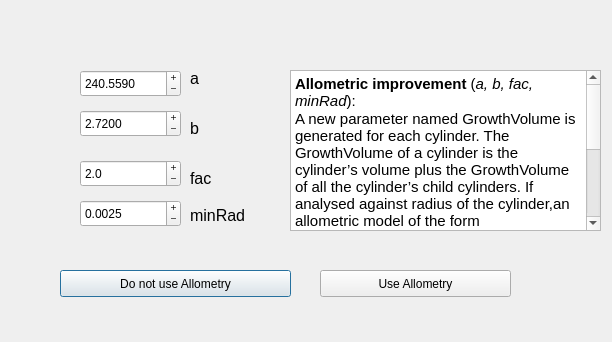
<?xml version="1.0" encoding="UTF-8"?>
<ui version="4.0">
 <class>allometry_dialog</class>
 <widget class="QDialog" name="allometry_dialog">
  <property name="geometry">
   <rect>
    <x>0</x>
    <y>0</y>
    <width>612</width>
    <height>342</height>
   </rect>
  </property>
  <property name="windowTitle">
   <string>Choose thresholds</string>
  </property>
  <widget class="QDoubleSpinBox" name="b">
   <property name="geometry">
    <rect>
     <x>80</x>
     <y>110</y>
     <width>101</width>
     <height>27</height>
    </rect>
   </property>
   <property name="buttonSymbols">
    <enum>QAbstractSpinBox::PlusMinus</enum>
   </property>
   <property name="decimals">
    <number>4</number>
   </property>
   <property name="minimum">
    <double>0.000000000000000</double>
   </property>
   <property name="maximum">
    <double>100000000.000000000000000</double>
   </property>
   <property name="singleStep">
    <double>0.001000000000000</double>
   </property>
   <property name="value">
    <double>2.720000000000000</double>
   </property>
  </widget>
  <widget class="QPushButton" name="abort">
   <property name="geometry">
    <rect>
     <x>60</x>
     <y>270</y>
     <width>231</width>
     <height>27</height>
    </rect>
   </property>
   <property name="text">
    <string>Do not use Allometry</string>
   </property>
  </widget>
  <widget class="QPushButton" name="compute">
   <property name="geometry">
    <rect>
     <x>320</x>
     <y>270</y>
     <width>191</width>
     <height>27</height>
    </rect>
   </property>
   <property name="text">
    <string>Use Allometry</string>
   </property>
  </widget>
  <widget class="QLabel" name="label">
   <property name="geometry">
    <rect>
     <x>190</x>
     <y>70</y>
     <width>211</width>
     <height>17</height>
    </rect>
   </property>
   <property name="font">
    <font>
     <pointsize>12</pointsize>
    </font>
   </property>
   <property name="text">
    <string>a</string>
   </property>
  </widget>
  <widget class="QDoubleSpinBox" name="a">
   <property name="geometry">
    <rect>
     <x>80</x>
     <y>70</y>
     <width>101</width>
     <height>27</height>
    </rect>
   </property>
   <property name="buttonSymbols">
    <enum>QAbstractSpinBox::PlusMinus</enum>
   </property>
   <property name="decimals">
    <number>4</number>
   </property>
   <property name="minimum">
    <double>0.000000000000000</double>
   </property>
   <property name="maximum">
    <double>100000000.000000000000000</double>
   </property>
   <property name="singleStep">
    <double>0.001000000000000</double>
   </property>
   <property name="value">
    <double>240.558999999999997</double>
   </property>
  </widget>
  <widget class="QDoubleSpinBox" name="fact">
   <property name="geometry">
    <rect>
     <x>80</x>
     <y>160</y>
     <width>101</width>
     <height>27</height>
    </rect>
   </property>
   <property name="buttonSymbols">
    <enum>QAbstractSpinBox::PlusMinus</enum>
   </property>
   <property name="decimals">
    <number>1</number>
   </property>
   <property name="minimum">
    <double>0.000000000000000</double>
   </property>
   <property name="maximum">
    <double>100000000.000000000000000</double>
   </property>
   <property name="singleStep">
    <double>0.001000000000000</double>
   </property>
   <property name="value">
    <double>2.000000000000000</double>
   </property>
  </widget>
  <widget class="QLabel" name="label_2">
   <property name="geometry">
    <rect>
     <x>190</x>
     <y>120</y>
     <width>151</width>
     <height>17</height>
    </rect>
   </property>
   <property name="font">
    <font>
     <pointsize>12</pointsize>
    </font>
   </property>
   <property name="text">
    <string>b</string>
   </property>
  </widget>
  <widget class="QLabel" name="label_3">
   <property name="geometry">
    <rect>
     <x>190</x>
     <y>170</y>
     <width>201</width>
     <height>17</height>
    </rect>
   </property>
   <property name="font">
    <font>
     <pointsize>12</pointsize>
    </font>
   </property>
   <property name="text">
    <string>fac</string>
   </property>
  </widget>
  <widget class="QDoubleSpinBox" name="minRad">
   <property name="geometry">
    <rect>
     <x>80</x>
     <y>200</y>
     <width>101</width>
     <height>27</height>
    </rect>
   </property>
   <property name="buttonSymbols">
    <enum>QAbstractSpinBox::PlusMinus</enum>
   </property>
   <property name="decimals">
    <number>4</number>
   </property>
   <property name="minimum">
    <double>0.000000000000000</double>
   </property>
   <property name="maximum">
    <double>1111111111111.000000000000000</double>
   </property>
   <property name="singleStep">
    <double>0.001000000000000</double>
   </property>
   <property name="value">
    <double>0.002500000000000</double>
   </property>
  </widget>
  <widget class="QLabel" name="label_4">
   <property name="geometry">
    <rect>
     <x>190</x>
     <y>200</y>
     <width>151</width>
     <height>31</height>
    </rect>
   </property>
   <property name="font">
    <font>
     <pointsize>12</pointsize>
    </font>
   </property>
   <property name="text">
    <string>minRad</string>
   </property>
  </widget>
  <widget class="QTextBrowser" name="textBrowser">
   <property name="geometry">
    <rect>
     <x>290</x>
     <y>70</y>
     <width>311</width>
     <height>161</height>
    </rect>
   </property>
   <property name="html">
    <string>&lt;!DOCTYPE HTML PUBLIC &quot;-//W3C//DTD HTML 4.0//EN&quot; &quot;http://www.w3.org/TR/REC-html40/strict.dtd&quot;&gt;
&lt;html&gt;&lt;head&gt;&lt;meta name=&quot;qrichtext&quot; content=&quot;1&quot; /&gt;&lt;style type=&quot;text/css&quot;&gt;
p, li { white-space: pre-wrap; }
&lt;/style&gt;&lt;/head&gt;&lt;body style=&quot; font-family:'Ubuntu'; font-size:11pt; font-weight:400; font-style:normal;&quot;&gt;
&lt;p style=&quot; margin-top:0px; margin-bottom:0px; margin-left:0px; margin-right:0px; -qt-block-indent:0; text-indent:0px;&quot;&gt;&lt;span style=&quot; font-weight:600;&quot;&gt;Allometric improvement&lt;/span&gt; (&lt;span style=&quot; font-style:italic;&quot;&gt;a, b, fac, minRad&lt;/span&gt;):&lt;/p&gt;
&lt;p style=&quot; margin-top:0px; margin-bottom:0px; margin-left:0px; margin-right:0px; -qt-block-indent:0; text-indent:0px;&quot;&gt;A new parameter named GrowthVolume is generated for each cylinder. The GrowthVolume of a cylinder is the cylinder’s volume plus the GrowthVolume of all the cylinder’s child cylinders. If analysed against radius of the cylinder,an allometric model of the form &lt;/p&gt;
&lt;p style=&quot; margin-top:0px; margin-bottom:0px; margin-left:0px; margin-right:0px; -qt-block-indent:0; text-indent:0px;&quot;&gt;y=ax&lt;span style=&quot; vertical-align:super;&quot;&gt;b &lt;/span&gt; &lt;/p&gt;
&lt;p style=&quot; margin-top:0px; margin-bottom:0px; margin-left:0px; margin-right:0px; -qt-block-indent:0; text-indent:0px;&quot;&gt;can be fitted via NLS fit. &lt;/p&gt;
&lt;p style=&quot;-qt-paragraph-type:empty; margin-top:0px; margin-bottom:0px; margin-left:0px; margin-right:0px; -qt-block-indent:0; text-indent:0px;&quot;&gt;&lt;br /&gt;&lt;/p&gt;
&lt;p style=&quot; margin-top:0px; margin-bottom:0px; margin-left:0px; margin-right:0px; -qt-block-indent:0; text-indent:0px;&quot;&gt;Set fac to a large value, if you do not want to apply this function.&lt;/p&gt;
&lt;p style=&quot;-qt-paragraph-type:empty; margin-top:0px; margin-bottom:0px; margin-left:0px; margin-right:0px; -qt-block-indent:0; text-indent:0px;&quot;&gt;&lt;br /&gt;&lt;/p&gt;
&lt;p style=&quot; margin-top:0px; margin-bottom:0px; margin-left:0px; margin-right:0px; -qt-block-indent:0; text-indent:0px;&quot;&gt;If minRad does not equal 0.0025, an automatic radius will be found during parameter optimization.&lt;/p&gt;&lt;/body&gt;&lt;/html&gt;</string>
   </property>
  </widget>
 </widget>
 <resources/>
 <connections/>
</ui>
